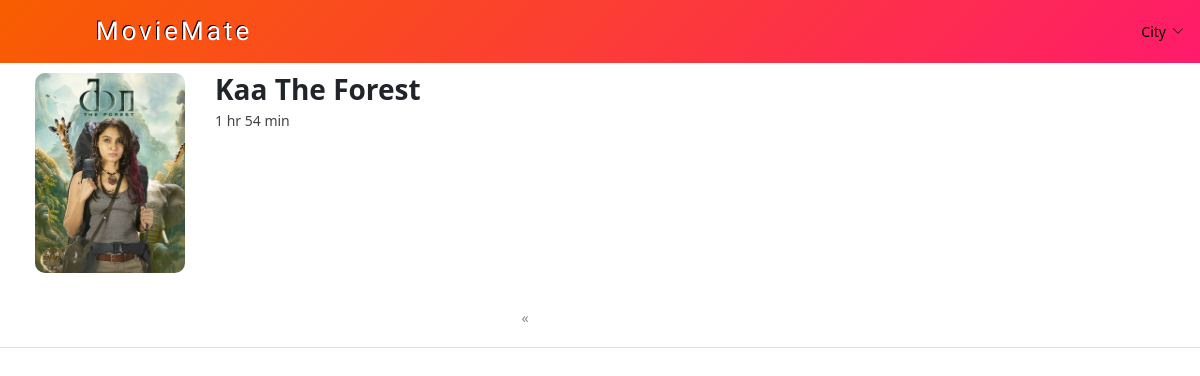
The app's page /theatres?movie_id=60 with its own data.
### tables this page shows
CREATE TABLE movies (
        movie_id INTEGER PRIMARY KEY AUTOINCREMENT,
        title TEXT UNIQUE,
        image TEXT,
        duration TEXT,
        genres TEXT,
        certificate TEXT
    );

### app.py (the view, shortened to what this page needs)
@app.route("/theatres")
def theatres():
    movie_id = request.args.get("movie_id")
    city = request.args.get("city")
    date = normalize_date(request.args.get("date"))
    conn = get_db()
    movie = conn.execute("""
        SELECT title, duration, genres, certificate,image
        FROM movies
        WHERE movie_id = ?
    """, (movie_id,)).fetchone()
    date_rows = conn.execute("""
    SELECT DISTINCT s.date
    FROM showtimes s
    JOIN theatres t ON s.theatre_id = t.theatre_id
    WHERE s.movie_id = ?
      AND t.city = ?
      AND s.date >= ?
    ORDER BY s.date
     """, (movie_id, city, TODAY)).fetchall()
    dates = []
    rows = conn.execute("""
        SELECT
            t.name,
            s.show_time,
            s.format
        FROM showtimes s
        JOIN theatres t ON s.theatre_id = t.theatre_id
        WHERE s.movie_id = ?
          AND t.city = ?
          AND s.date = ?
        ORDER BY
          t.name,
          CASE
            WHEN s.show_time LIKE '%AM' THEN
              time(substr(s.show_time, 1, length(s.show_time)-3))
            ELSE
              time(substr(s.show_time, 1, length(s.show_time)-3), '+12 hours')
          END
    """, (movie_id, city, date)).fetchall()
    conn.close()
    theatres = {}
    for r in rows:
        theatres.setdefault(r["name"], []).append({
            "time": r["show_time"],
            "format": r["format"]
        })
    return render_template(
        "theatres.html",
        theatres=theatres,
        city=city,
        movie_title=movie["title"],
        movie=movie,
        dates=dates,
        selected_date=date,
        movie_id=movie_id
    )

### app.py (called while the page is built)
def get_db():
    conn = sqlite3.connect(DB)
    conn.row_factory = sqlite3.Row
    return conn

def normalize_date(d):
    if not d:
        return TODAY
    return d.replace("-", "").strip()

@app.context_processor
def inject_cities():
    conn = get_db()
    cities = conn.execute(
        "SELECT DISTINCT city FROM theatres ORDER BY city"
    ).fetchall()
    conn.close()
    return dict(cities=cities)

### templates/theatres.html (shortened to what this page needs)
{% extends "base.html" %}
{% block styles %}
<link rel="stylesheet" href="{{ url_for('static', filename='css/theatres.css') }}">
{% endblock %}
{% block content %}
<div class="movie-header">
    <div class="movie-poster">
        <img src="{{ url_for('static', filename=movie.image.replace('static/', '')) }}"
     alt="{{ movie_title }}">
    </div>
    <div class="movie-info">
        <h2 class="movie-title">{{ movie_title }}</h2>
        <h4 class="movie-details">
            {{
                [
                    movie.duration,
                    movie.genres,
                    movie.certificate
                ] | select | join(' | ')
            }}
        </h4>
    </div>
</div>
<div class="dates">
    <a href="/movies?city={{ city }}" class="back-link">«</a>
</div>
{% endblock %}

### static/css/base.css (style rules this page uses)
html, body { height: 100%; }
body { margin: 0; display: flex; flex-direction: column; font-family: "Stalinist One", sans-serif; background-color: whitesmoke; }

### static/css/theatres.css (style rules this page uses)
.movie-title { font-size:25px; }
.movie-details { font-size: 20px; }
.back-link { margin-left: -150px; display: inline-block; margin-top: 5px; color: #888; text-decoration: none; cursor: pointer; }
.dates { position: sticky; top: 0; z-index: 1000; display: flex; justify-content: center; gap: 8px; background: white; padding: 10px; border-bottom: 1px solid #ddd; }
.dates a { text-decoration: none; padding: 8px 8px; border-radius: 5px; font-size: 14px; font-weight: 500; background-color:white; white-space: nowrap; transition: all 0.2s ease; border: 1px solid transparent; }
.movie-header { display: flex; gap: 30px; padding: 10px; align-items: flex-start; margin-left: 25px; }
.movie-poster img { width: 150px; height: auto; border-radius: 10px; object-fit: cover; }
.movie-info { flex: 1; }
.movie-title { font-size: 28px; font-weight: 600; text-transform:capitalize; margin: 0; }
.movie-details { font-size: 14px; color: #444; margin: 6px 0; }

### records on screen
movies: image (picture), title "Kaa The Forest", duration+genres "1 hr 54 min"
